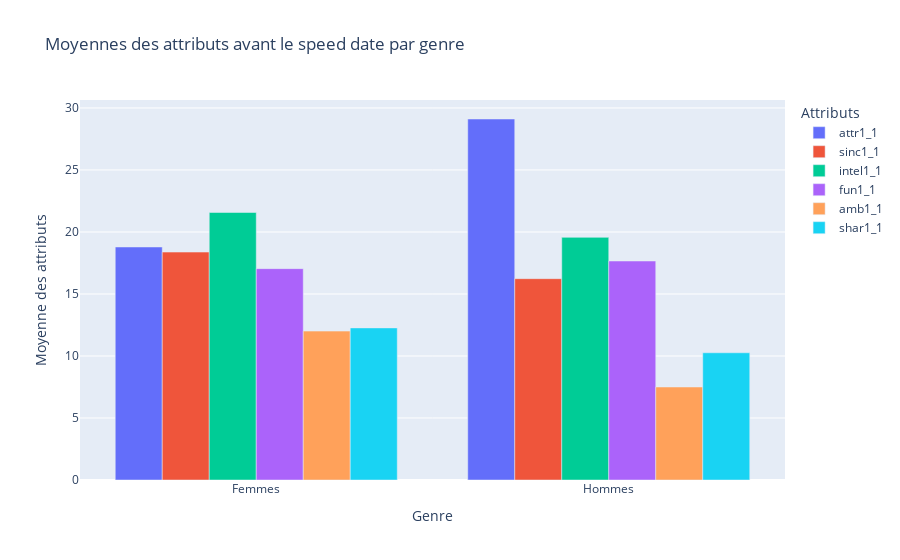
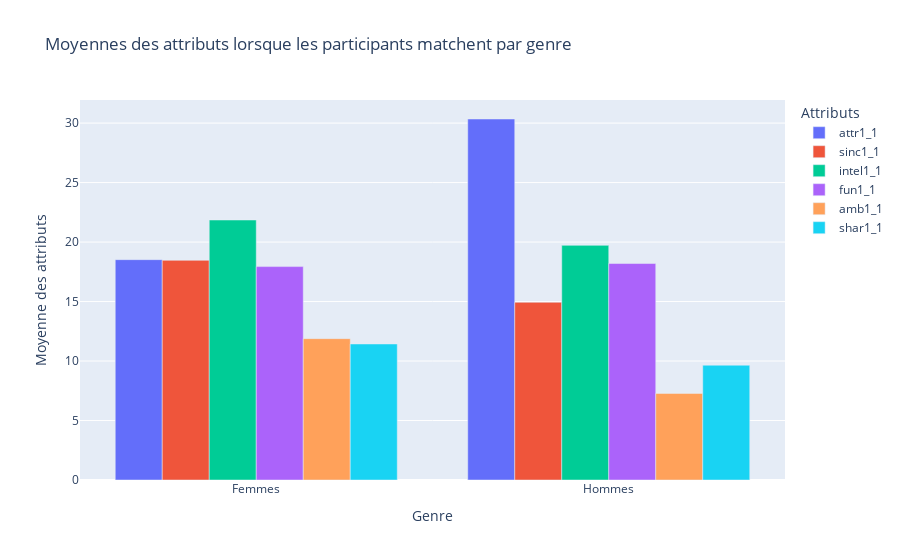
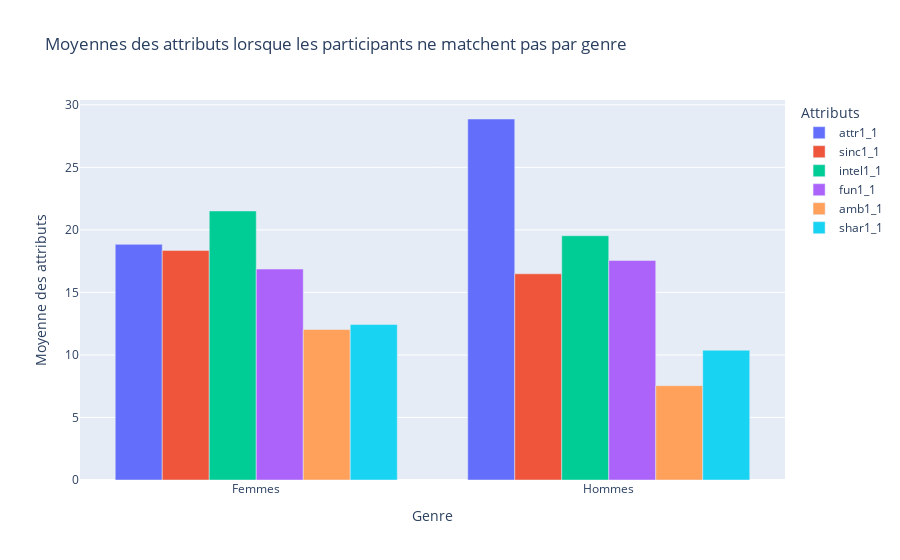

Notebook source saved alongside these figures, in order:
### Code cell
# Visualisation des résultats
# Moyennes des attributs avant le speed date par genre
fig1 = px.bar(df_question11_global, barmode='group', title="Moyennes des attributs avant le speed date par genre")
fig1.update_layout(xaxis_title="Genre", yaxis_title="Moyenne des attributs", legend_title="Attributs")
fig1.show()

# Moyennes des attributs lorsque les participants matchent par genre
fig2 = px.bar(df_question121_global, barmode='group', title="Moyennes des attributs lorsque les participants matchent par genre")
fig2.update_layout(xaxis_title="Genre", yaxis_title="Moyenne des attributs", legend_title="Attributs")
fig2.show()

# Moyennes des attributs lorsque les participants ne matchent pas par genre
fig3 = px.bar(df_question120_global, barmode='group', title="Moyennes des attributs lorsque les participants ne matchent pas par genre")
fig3.update_layout(xaxis_title="Genre", yaxis_title="Moyenne des attributs", legend_title="Attributs")
fig3.show()

### Figure 1 — Plotly figure (JSON) as saved in the notebook; plotly's stock layout.template omitted (floating-point values rounded to 4 significant figures)
{"data": [{"alignmentgroup": "True", "hovertemplate": "variable=attr1_1<br>index=%{x}<br>value=%{y}<extra></extra>", "legendgroup": "attr1_1", "marker": {"color": "#636efa", "pattern": {"shape": ""}}, "name": "attr1_1", "offsetgroup": "attr1_1", "orientation": "v", "showlegend": true, "textposition": "auto", "type": "bar", "x": ["Femmes", "Hommes"], "xaxis": "x", "y": [18.79, 29.11], "yaxis": "y"}, {"alignmentgroup": "True", "hovertemplate": "variable=sinc1_1<br>index=%{x}<br>value=%{y}<extra></extra>", "legendgroup": "sinc1_1", "marker": {"color": "#EF553B", "pattern": {"shape": ""}}, "name": "sinc1_1", "offsetgroup": "sinc1_1", "orientation": "v", "showlegend": true, "textposition": "auto", "type": "bar", "x": ["Femmes", "Hommes"], "xaxis": "x", "y": [18.38, 16.23], "yaxis": "y"}, {"alignmentgroup": "True", "hovertemplate": "variable=intel1_1<br>index=%{x}<br>value=%{y}<extra></extra>", "legendgroup": "intel1_1", "marker": {"color": "#00cc96", "pattern": {"shape": ""}}, "name": "intel1_1", "offsetgroup": "intel1_1", "orientation": "v", "showlegend": true, "textposition": "auto", "type": "bar", "x": ["Femmes", "Hommes"], "xaxis": "x", "y": [21.57, 19.56], "yaxis": "y"}, {"alignmentgroup": "True", "hovertemplate": "variable=fun1_1<br>index=%{x}<br>value=%{y}<extra></extra>", "legendgroup": "fun1_1", "marker": {"color": "#ab63fa", "pattern": {"shape": ""}}, "name": "fun1_1", "offsetgroup": "fun1_1", "orientation": "v", "showlegend": true, "textposition": "auto", "type": "bar", "x": ["Femmes", "Hommes"], "xaxis": "x", "y": [17.04, 17.66], "yaxis": "y"}, {"alignmentgroup": "True", "hovertemplate": "variable=amb1_1<br>index=%{x}<br>value=%{y}<extra></extra>", "legendgroup": "amb1_1", "marker": {"color": "#FFA15A", "pattern": {"shape": ""}}, "name": "amb1_1", "offsetgroup": "amb1_1", "orientation": "v", "showlegend": true, "textposition": "auto", "type": "bar", "x": ["Femmes", "Hommes"], "xaxis": "x", "y": [12.01, 7.499], "yaxis": "y"}, {"alignmentgroup": "True", "hovertemplate": "variable=shar1_1<br>index=%{x}<br>value=%{y}<extra></extra>", "legendgroup": "shar1_1", "marker": {"color": "#19d3f3", "pattern": {"shape": ""}}, "name": "shar1_1", "offsetgroup": "shar1_1", "orientation": "v", "showlegend": true, "textposition": "auto", "type": "bar", "x": ["Femmes", "Hommes"], "xaxis": "x", "y": [12.26, 10.26], "yaxis": "y"}], "layout": {"barmode": "group", "legend": {"title": {"text": "Attributs"}, "tracegroupgap": 0}, "title": {"text": "Moyennes des attributs avant le speed date par genre"}, "xaxis": {"anchor": "y", "domain": [0, 1], "title": {"text": "Genre"}}, "yaxis": {"anchor": "x", "domain": [0, 1], "title": {"text": "Moyenne des attributs"}}}}

### Figure 2 — Plotly figure (JSON) as saved in the notebook; plotly's stock layout.template omitted (floating-point values rounded to 4 significant figures)
{"data": [{"alignmentgroup": "True", "hovertemplate": "variable=attr1_1<br>index=%{x}<br>value=%{y}<extra></extra>", "legendgroup": "attr1_1", "marker": {"color": "#636efa", "pattern": {"shape": ""}}, "name": "attr1_1", "offsetgroup": "attr1_1", "orientation": "v", "showlegend": true, "textposition": "auto", "type": "bar", "x": ["Femmes", "Hommes"], "xaxis": "x", "y": [18.52, 30.34], "yaxis": "y"}, {"alignmentgroup": "True", "hovertemplate": "variable=sinc1_1<br>index=%{x}<br>value=%{y}<extra></extra>", "legendgroup": "sinc1_1", "marker": {"color": "#EF553B", "pattern": {"shape": ""}}, "name": "sinc1_1", "offsetgroup": "sinc1_1", "orientation": "v", "showlegend": true, "textposition": "auto", "type": "bar", "x": ["Femmes", "Hommes"], "xaxis": "x", "y": [18.46, 14.94], "yaxis": "y"}, {"alignmentgroup": "True", "hovertemplate": "variable=intel1_1<br>index=%{x}<br>value=%{y}<extra></extra>", "legendgroup": "intel1_1", "marker": {"color": "#00cc96", "pattern": {"shape": ""}}, "name": "intel1_1", "offsetgroup": "intel1_1", "orientation": "v", "showlegend": true, "textposition": "auto", "type": "bar", "x": ["Femmes", "Hommes"], "xaxis": "x", "y": [21.85, 19.72], "yaxis": "y"}, {"alignmentgroup": "True", "hovertemplate": "variable=fun1_1<br>index=%{x}<br>value=%{y}<extra></extra>", "legendgroup": "fun1_1", "marker": {"color": "#ab63fa", "pattern": {"shape": ""}}, "name": "fun1_1", "offsetgroup": "fun1_1", "orientation": "v", "showlegend": true, "textposition": "auto", "type": "bar", "x": ["Femmes", "Hommes"], "xaxis": "x", "y": [17.94, 18.2], "yaxis": "y"}, {"alignmentgroup": "True", "hovertemplate": "variable=amb1_1<br>index=%{x}<br>value=%{y}<extra></extra>", "legendgroup": "amb1_1", "marker": {"color": "#FFA15A", "pattern": {"shape": ""}}, "name": "amb1_1", "offsetgroup": "amb1_1", "orientation": "v", "showlegend": true, "textposition": "auto", "type": "bar", "x": ["Femmes", "Hommes"], "xaxis": "x", "y": [11.88, 7.276], "yaxis": "y"}, {"alignmentgroup": "True", "hovertemplate": "variable=shar1_1<br>index=%{x}<br>value=%{y}<extra></extra>", "legendgroup": "shar1_1", "marker": {"color": "#19d3f3", "pattern": {"shape": ""}}, "name": "shar1_1", "offsetgroup": "shar1_1", "orientation": "v", "showlegend": true, "textposition": "auto", "type": "bar", "x": ["Femmes", "Hommes"], "xaxis": "x", "y": [11.43, 9.649], "yaxis": "y"}], "layout": {"barmode": "group", "legend": {"title": {"text": "Attributs"}, "tracegroupgap": 0}, "title": {"text": "Moyennes des attributs lorsque les participants matchent par genre"}, "xaxis": {"anchor": "y", "domain": [0, 1], "title": {"text": "Genre"}}, "yaxis": {"anchor": "x", "domain": [0, 1], "title": {"text": "Moyenne des attributs"}}}}

### Figure 3 — Plotly figure (JSON) as saved in the notebook; plotly's stock layout.template omitted (floating-point values rounded to 4 significant figures)
{"data": [{"alignmentgroup": "True", "hovertemplate": "variable=attr1_1<br>index=%{x}<br>value=%{y}<extra></extra>", "legendgroup": "attr1_1", "marker": {"color": "#636efa", "pattern": {"shape": ""}}, "name": "attr1_1", "offsetgroup": "attr1_1", "orientation": "v", "showlegend": true, "textposition": "auto", "type": "bar", "x": ["Femmes", "Hommes"], "xaxis": "x", "y": [18.84, 28.87], "yaxis": "y"}, {"alignmentgroup": "True", "hovertemplate": "variable=sinc1_1<br>index=%{x}<br>value=%{y}<extra></extra>", "legendgroup": "sinc1_1", "marker": {"color": "#EF553B", "pattern": {"shape": ""}}, "name": "sinc1_1", "offsetgroup": "sinc1_1", "orientation": "v", "showlegend": true, "textposition": "auto", "type": "bar", "x": ["Femmes", "Hommes"], "xaxis": "x", "y": [18.36, 16.49], "yaxis": "y"}, {"alignmentgroup": "True", "hovertemplate": "variable=intel1_1<br>index=%{x}<br>value=%{y}<extra></extra>", "legendgroup": "intel1_1", "marker": {"color": "#00cc96", "pattern": {"shape": ""}}, "name": "intel1_1", "offsetgroup": "intel1_1", "orientation": "v", "showlegend": true, "textposition": "auto", "type": "bar", "x": ["Femmes", "Hommes"], "xaxis": "x", "y": [21.51, 19.53], "yaxis": "y"}, {"alignmentgroup": "True", "hovertemplate": "variable=fun1_1<br>index=%{x}<br>value=%{y}<extra></extra>", "legendgroup": "fun1_1", "marker": {"color": "#ab63fa", "pattern": {"shape": ""}}, "name": "fun1_1", "offsetgroup": "fun1_1", "orientation": "v", "showlegend": true, "textposition": "auto", "type": "bar", "x": ["Femmes", "Hommes"], "xaxis": "x", "y": [16.87, 17.55], "yaxis": "y"}, {"alignmentgroup": "True", "hovertemplate": "variable=amb1_1<br>index=%{x}<br>value=%{y}<extra></extra>", "legendgroup": "amb1_1", "marker": {"color": "#FFA15A", "pattern": {"shape": ""}}, "name": "amb1_1", "offsetgroup": "amb1_1", "orientation": "v", "showlegend": true, "textposition": "auto", "type": "bar", "x": ["Femmes", "Hommes"], "xaxis": "x", "y": [12.03, 7.542], "yaxis": "y"}, {"alignmentgroup": "True", "hovertemplate": "variable=shar1_1<br>index=%{x}<br>value=%{y}<extra></extra>", "legendgroup": "shar1_1", "marker": {"color": "#19d3f3", "pattern": {"shape": ""}}, "name": "shar1_1", "offsetgroup": "shar1_1", "orientation": "v", "showlegend": true, "textposition": "auto", "type": "bar", "x": ["Femmes", "Hommes"], "xaxis": "x", "y": [12.43, 10.38], "yaxis": "y"}], "layout": {"barmode": "group", "legend": {"title": {"text": "Attributs"}, "tracegroupgap": 0}, "title": {"text": "Moyennes des attributs lorsque les participants ne matchent pas par genre"}, "xaxis": {"anchor": "y", "domain": [0, 1], "title": {"text": "Genre"}}, "yaxis": {"anchor": "x", "domain": [0, 1], "title": {"text": "Moyenne des attributs"}}}}
